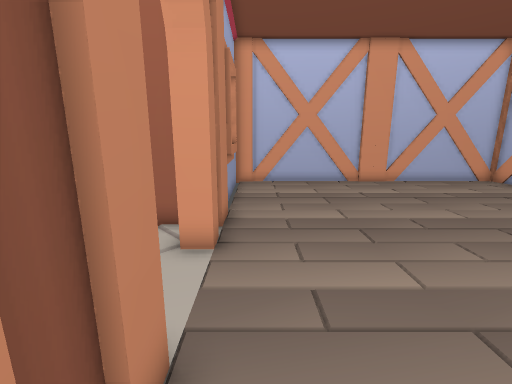
View 1 (above)

12 first-person views from a walk through a Godot game level. The camera is 1.3 m above the floor, tilts 12° down and sees 90° across. Doors that lead somewhere are drawn open, without their leaves. The floor is counted in squares, 0.5 m on a side. Each view is taken from the middle of a square. On the plan, view 1 faces up. The plan holds only what a view shows up to about 18 squares ahead; the rest is blank. The place goes on beyond the plan.

View 2
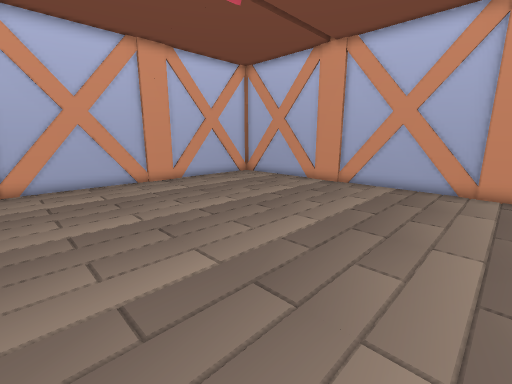

View 3
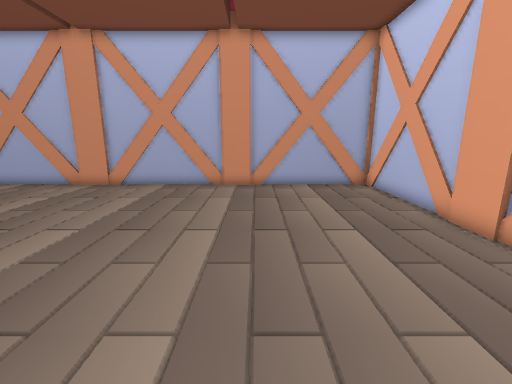

View 4
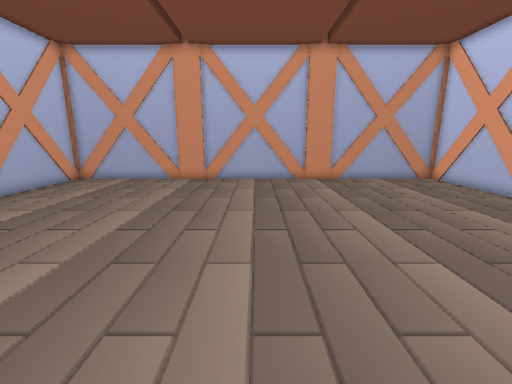

View 5
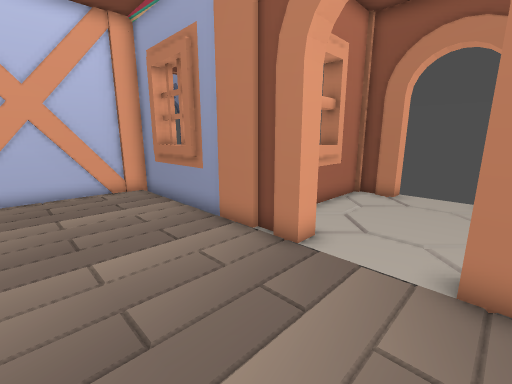

View 6
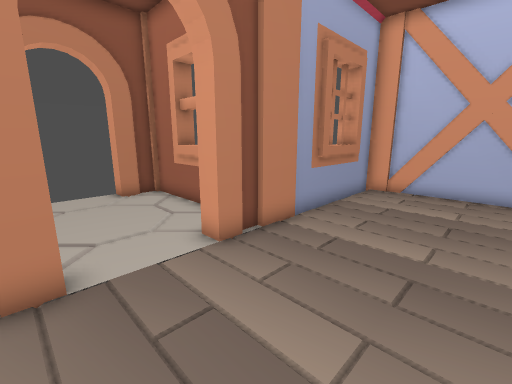

View 7
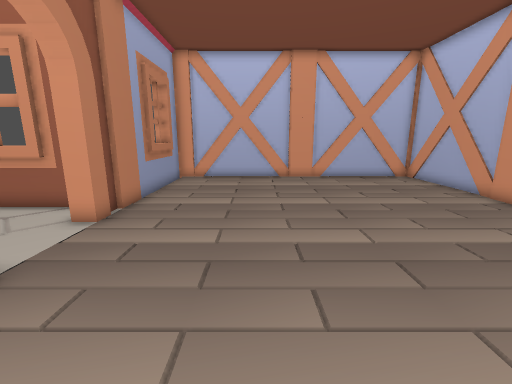

View 8
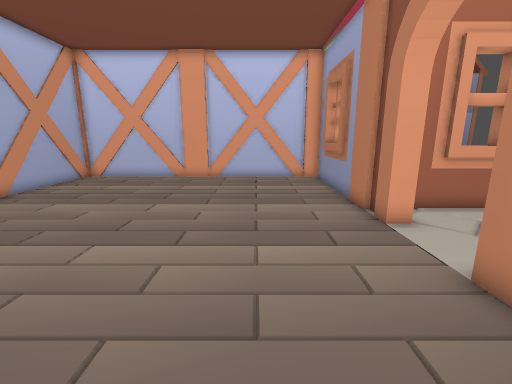

View 9
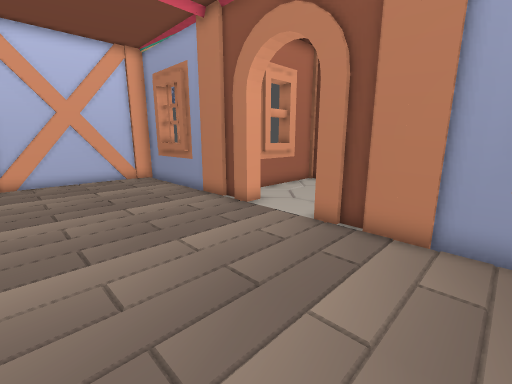

View 10
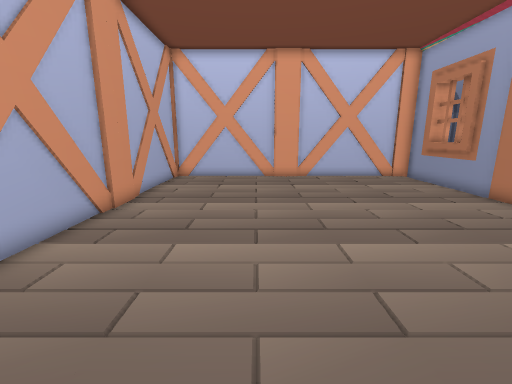

View 11
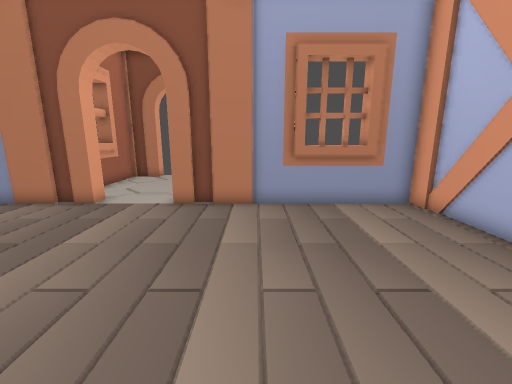

View 12
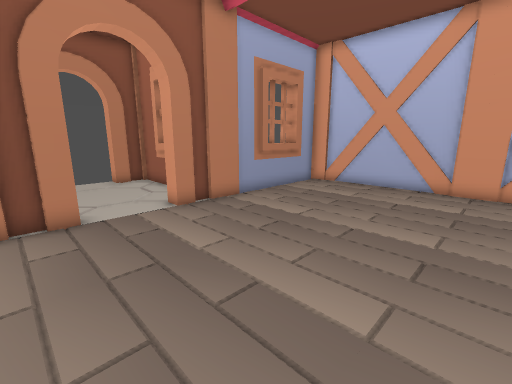

### Floor plan
Ten units are one square. View 1 is at (0, 0); x grows to the right and y downward. Boxes are objects, and circles mark ways between rooms. Rooms are numbered by the first view taken in them; rooms with no view inside come last. Other rooms are left out.
<svg viewBox="-96 -160 245 238">
<path fill="none" stroke="#000" d="M-10 -25 -10 -16M-10 -65 -10 -57M-12 -18 -12 -9M-10 -10 -10 8M-12 -74 -12 -64M-12 9 -12 71 -1 71M142 -72 142 -89M144 -7 144 -74M-10 22 -10 56M142 8 142 -10M144 -89 144 -155 78 -155M61 71 79 71M78 73 144 73 144 6M79 -153 61 -153M62 -155 -2 -155M-10 -138 -10 -72M-1 -153 -12 -153 -12 -89M-2 73 62 73M-62 -9 -38 -9M-19 -25 -10 -25M-38 -73 -62 -73M-82 -65 -82 -57 -90 -57M-10 -57 -19 -57M-91 -25 -82 -25 -82 -16M-22 -75 -84 -75M-84 -7 -29 -7"/>
<circle cx="-10" cy="-40" r="3" fill="#2a7"/>
<text x="60" y="-40">1</text>
<text x="-50" y="-40">2</text>
</svg>
Room 1 opens to room 2.

Where each view was taken, in squares from view 1:
view 1: 0 up, 0 right, facing up
view 2: 0 up, 0 right, facing up-right
view 3: 1 down, 0 right, facing right
view 4: 4 up, 2 left, facing right
view 5: 6 up, 4 right, facing down-left
view 6: 2 up, 4 right, facing up-left
view 7: 2 down, 4 right, facing up
view 8: 10 up, 3 right, facing down
view 9: 10 up, 6 right, facing down-left
view 10: 10 up, 9 right, facing down
view 11: 9 up, 9 right, facing left
view 12: 1 up, 8 right, facing up-left
